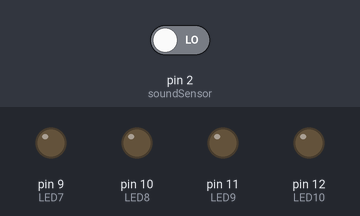
A sketch run on a simulated Arduino Uno, built with avr-gcc and run on an emulated ATmega328P. Shown: output pins drawn as LEDs (lit = HIGH). The inputs (shaded band) are chosen by the test bench; at power-on: pin 2 (soundSensor) LOW.

Above: at 1.2 s.
1.3 s: pin 2 (soundSensor) driven HIGH
At 2.4 s:
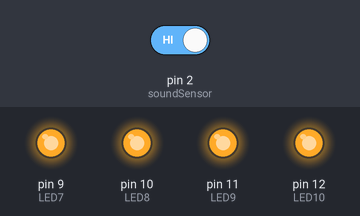
2.8 s: pin 2 (soundSensor) driven LOW
At 3.5 s:
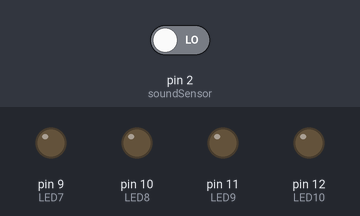
Timing chart, 0 to 5.8 s (numbered marks = the images above; inputs shaded):
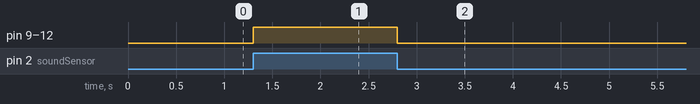

Measured:
- after the input at 1.3 s, pin 9 (LED7), pin 10 (LED8), pin 11 (LED9), pin 12 (LED10): LOW → HIGH at once
- after the input at 2.8 s, pin 9 (LED7), pin 10 (LED8), pin 11 (LED9), pin 12 (LED10): HIGH → LOW at once

The sketch:

LESS_LED4.ino
```cpp
int soundSensor = 2;
int LED7 = 9;  int LED8 = 10;
int LED9 = 11; int LED10 = 12;

void setup() {
  pinMode (soundSensor, INPUT);
  pinMode (LED7, OUTPUT); pinMode (LED8, OUTPUT);
  pinMode (LED9, OUTPUT); pinMode (LED10, OUTPUT);
             }

void loop(){
  int statusSensor = digitalRead (soundSensor);

  if (statusSensor == 1)
  {
    digitalWrite(LED7, HIGH); digitalWrite(LED8, HIGH);
    digitalWrite(LED9, HIGH); digitalWrite(LED10, HIGH);
  }
  else
  {
    digitalWrite(LED7, LOW); digitalWrite(LED8, LOW);
    digitalWrite(LED9, LOW); digitalWrite(LED10, LOW);
  }
           }
```
